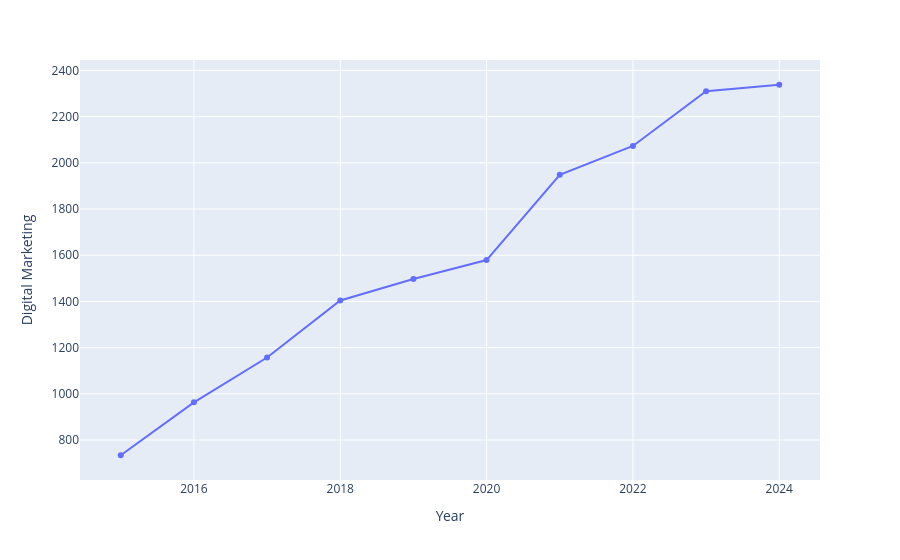

The cell this chart's notebook holds for it:
### Code cell
fig=px.line(enrollment, x ='Year', y='Digital Marketing', markers=True)

fig.show()

### Figure 1 — Plotly figure (JSON) as saved in the notebook; plotly's stock layout.template omitted (floating-point values rounded to 4 significant figures)
{"data": [{"hovertemplate": "Year=%{x}<br>Digital Marketing=%{y}<extra></extra>", "legendgroup": "", "line": {"color": "#636efa", "dash": "solid"}, "marker": {"symbol": "circle"}, "mode": "lines+markers", "name": "", "orientation": "v", "showlegend": false, "type": "scatter", "x": [2015, 2016, 2017, 2018, 2019, 2020, 2021, 2022, 2023, 2024], "xaxis": "x", "y": [734, 963, 1157, 1404, 1497, 1579, 1948, 2073, 2310, 2338], "yaxis": "y"}], "layout": {"legend": {"tracegroupgap": 0}, "margin": {"t": 60}, "xaxis": {"anchor": "y", "domain": [0, 1], "title": {"text": "Year"}}, "yaxis": {"anchor": "x", "domain": [0, 1], "title": {"text": "Digital Marketing"}}}}
